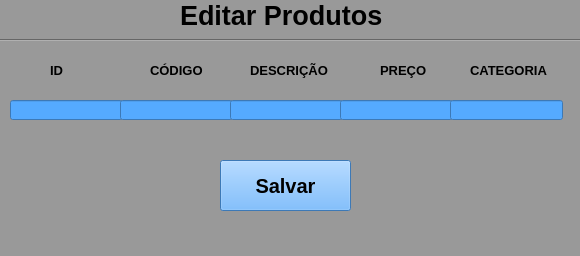
<?xml version="1.0" encoding="UTF-8"?>
<ui version="4.0">
 <class>MainWindow</class>
 <widget class="QMainWindow" name="MainWindow">
  <property name="geometry">
   <rect>
    <x>0</x>
    <y>0</y>
    <width>580</width>
    <height>256</height>
   </rect>
  </property>
  <property name="windowTitle">
   <string>MainWindow</string>
  </property>
  <property name="styleSheet">
   <string notr="true">background-color: rgb(153, 153, 153);</string>
  </property>
  <widget class="QWidget" name="centralwidget">
   <widget class="QLabel" name="label">
    <property name="geometry">
     <rect>
      <x>180</x>
      <y>0</y>
      <width>241</width>
      <height>31</height>
     </rect>
    </property>
    <property name="font">
     <font>
      <pointsize>20</pointsize>
      <weight>75</weight>
      <bold>true</bold>
     </font>
    </property>
    <property name="text">
     <string>Editar Produtos</string>
    </property>
   </widget>
   <widget class="Line" name="line">
    <property name="geometry">
     <rect>
      <x>-380</x>
      <y>30</y>
      <width>1361</width>
      <height>20</height>
     </rect>
    </property>
    <property name="orientation">
     <enum>Qt::Horizontal</enum>
    </property>
   </widget>
   <widget class="QLabel" name="label_2">
    <property name="geometry">
     <rect>
      <x>50</x>
      <y>60</y>
      <width>21</width>
      <height>21</height>
     </rect>
    </property>
    <property name="font">
     <font>
      <pointsize>10</pointsize>
      <weight>75</weight>
      <bold>true</bold>
     </font>
    </property>
    <property name="text">
     <string>ID</string>
    </property>
   </widget>
   <widget class="QLabel" name="label_3">
    <property name="geometry">
     <rect>
      <x>150</x>
      <y>60</y>
      <width>61</width>
      <height>21</height>
     </rect>
    </property>
    <property name="font">
     <font>
      <pointsize>10</pointsize>
      <weight>75</weight>
      <bold>true</bold>
     </font>
    </property>
    <property name="text">
     <string>CÓDIGO</string>
    </property>
   </widget>
   <widget class="QLabel" name="label_4">
    <property name="geometry">
     <rect>
      <x>250</x>
      <y>60</y>
      <width>81</width>
      <height>21</height>
     </rect>
    </property>
    <property name="font">
     <font>
      <pointsize>10</pointsize>
      <weight>75</weight>
      <bold>true</bold>
     </font>
    </property>
    <property name="text">
     <string>DESCRIÇÃO</string>
    </property>
   </widget>
   <widget class="QLabel" name="label_5">
    <property name="geometry">
     <rect>
      <x>380</x>
      <y>60</y>
      <width>51</width>
      <height>21</height>
     </rect>
    </property>
    <property name="font">
     <font>
      <pointsize>10</pointsize>
      <weight>75</weight>
      <bold>true</bold>
     </font>
    </property>
    <property name="text">
     <string>PREÇO</string>
    </property>
   </widget>
   <widget class="QLabel" name="label_6">
    <property name="geometry">
     <rect>
      <x>470</x>
      <y>60</y>
      <width>81</width>
      <height>21</height>
     </rect>
    </property>
    <property name="font">
     <font>
      <pointsize>10</pointsize>
      <weight>75</weight>
      <bold>true</bold>
     </font>
    </property>
    <property name="text">
     <string>CATEGORIA</string>
    </property>
   </widget>
   <widget class="QLineEdit" name="lineEdit">
    <property name="geometry">
     <rect>
      <x>10</x>
      <y>100</y>
      <width>113</width>
      <height>20</height>
     </rect>
    </property>
    <property name="font">
     <font>
      <pointsize>10</pointsize>
     </font>
    </property>
    <property name="styleSheet">
     <string notr="true">background-color: rgb(85, 170, 255);</string>
    </property>
    <property name="text">
     <string/>
    </property>
   </widget>
   <widget class="QLineEdit" name="lineEdit_2">
    <property name="geometry">
     <rect>
      <x>120</x>
      <y>100</y>
      <width>113</width>
      <height>20</height>
     </rect>
    </property>
    <property name="font">
     <font>
      <pointsize>10</pointsize>
     </font>
    </property>
    <property name="styleSheet">
     <string notr="true">background-color: rgb(85, 170, 255);</string>
    </property>
   </widget>
   <widget class="QLineEdit" name="lineEdit_3">
    <property name="geometry">
     <rect>
      <x>230</x>
      <y>100</y>
      <width>113</width>
      <height>20</height>
     </rect>
    </property>
    <property name="font">
     <font>
      <pointsize>10</pointsize>
     </font>
    </property>
    <property name="styleSheet">
     <string notr="true">background-color: rgb(85, 170, 255);</string>
    </property>
   </widget>
   <widget class="QLineEdit" name="lineEdit_4">
    <property name="geometry">
     <rect>
      <x>340</x>
      <y>100</y>
      <width>113</width>
      <height>20</height>
     </rect>
    </property>
    <property name="font">
     <font>
      <pointsize>10</pointsize>
     </font>
    </property>
    <property name="styleSheet">
     <string notr="true">background-color: rgb(85, 170, 255);</string>
    </property>
   </widget>
   <widget class="QLineEdit" name="lineEdit_5">
    <property name="geometry">
     <rect>
      <x>450</x>
      <y>100</y>
      <width>113</width>
      <height>20</height>
     </rect>
    </property>
    <property name="font">
     <font>
      <pointsize>10</pointsize>
     </font>
    </property>
    <property name="styleSheet">
     <string notr="true">background-color: rgb(85, 170, 255);</string>
    </property>
   </widget>
   <widget class="QPushButton" name="pushButton">
    <property name="geometry">
     <rect>
      <x>220</x>
      <y>160</y>
      <width>131</width>
      <height>51</height>
     </rect>
    </property>
    <property name="font">
     <font>
      <pointsize>15</pointsize>
      <weight>75</weight>
      <bold>true</bold>
     </font>
    </property>
    <property name="styleSheet">
     <string notr="true">background-color: rgb(85, 170, 255);</string>
    </property>
    <property name="text">
     <string>Salvar</string>
    </property>
   </widget>
  </widget>
  <widget class="QMenuBar" name="menubar">
   <property name="geometry">
    <rect>
     <x>0</x>
     <y>0</y>
     <width>580</width>
     <height>21</height>
    </rect>
   </property>
  </widget>
  <widget class="QStatusBar" name="statusbar"/>
 </widget>
 <resources/>
 <connections/>
</ui>
